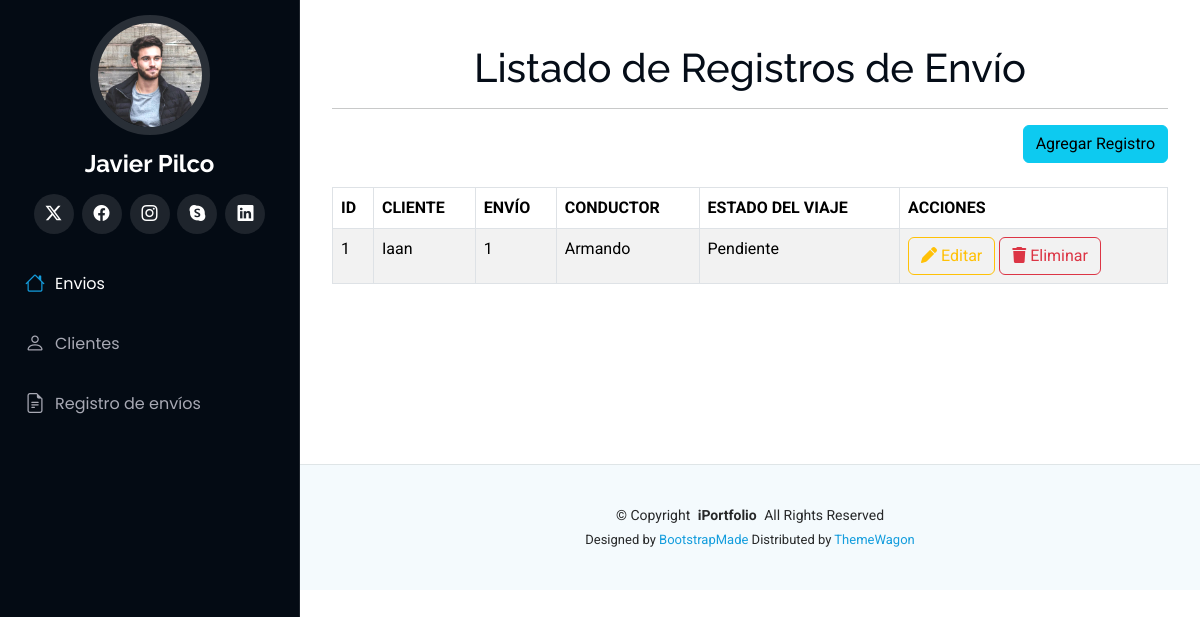
Page /registros on the earlier database version.
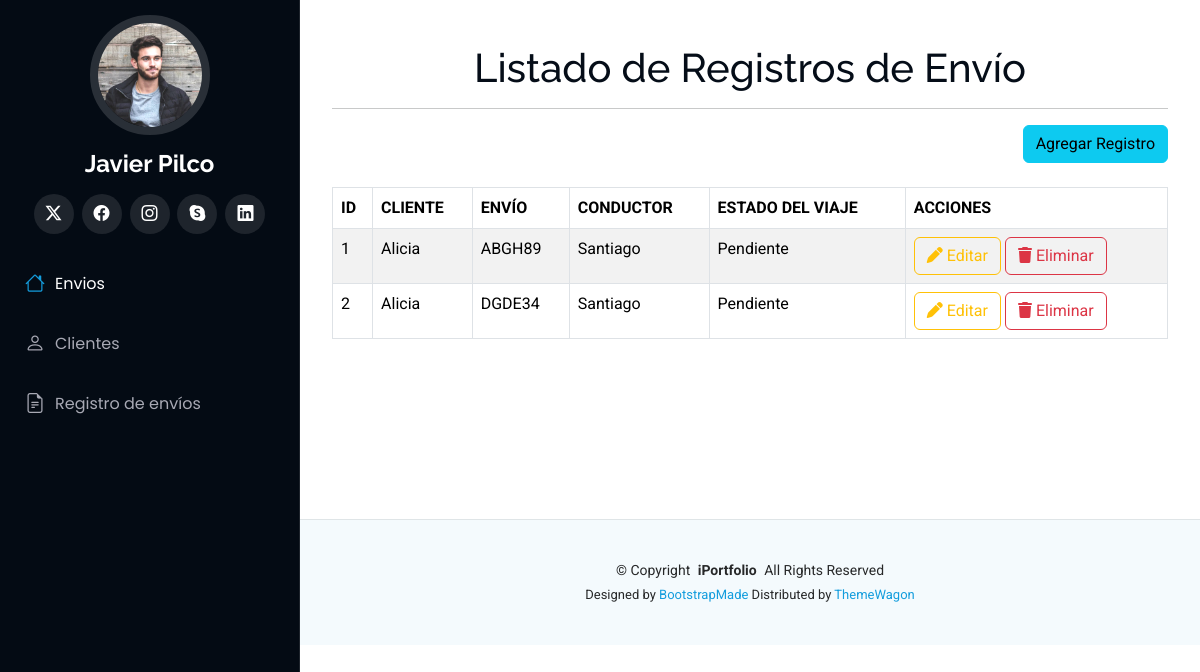
Same page on the later database version.
### Aplicaciones/Logistica/models.py (models this page shows, shortened)
class RegistroEnvio(models.Model):
    envio = models.ForeignKey(Envio, on_delete=models.CASCADE)
    cliente = models.ForeignKey(Cliente, on_delete=models.CASCADE)
    conductor = models.CharField(max_length=100)
    estado_viaje = models.CharField(max_length=100)

class Cliente(models.Model):
    nombre = models.CharField(max_length=100)
    telefono = models.CharField(max_length=15)
    direccion = models.CharField(max_length=200)
    fecha_registro = models.DateField()

class Envio(models.Model):
    codigo = models.CharField(max_length=20, unique=True)
    origen = models.CharField(max_length=100)
    destino = models.CharField(max_length=100)

### Aplicaciones/Logistica/views.py (the view)
# urls.py: path('registros', views.inicioRegistros),
def inicioRegistros(request):
    registros = RegistroEnvio.objects.all()
    return render(request, "inicioRegistros.html", {'registros': registros})

### Aplicaciones/Logistica/templates/inicioRegistros.html (shortened to what this page needs)
{% extends './plantilla.html' %}
{% block contenido %}
<br>
<h1 class="text-center">Listado de Registros de Envío</h1>
<hr>
<div class="row">
    <div class="text-end">
        <a href="/nuevoRegistro" class="btn btn-info text-right">
            Agregar Registro
        </a>
    </div>
</div>
<br>
<table class="table table-bordered table-striped table-hover">
    <thead>
        <tr class="bg-info">
            <th>ID</th>
            <th>CLIENTE</th>
            <th>ENVÍO</th>
            <th>CONDUCTOR</th>
            <th>ESTADO DEL VIAJE</th>
            <th>ACCIONES</th>
        </tr>
    </thead>
    <tbody>
        {% for registro in registros %}
        <tr>
            <td>{{ registro.id }}</td>
            <td>{{ registro.cliente.nombre }}</td>
            <td>{{ registro.envio.codigo }}</td>
            <td>{{ registro.conductor }}</td>
            <td>{{ registro.estado_viaje }}</td>
            <td>
                <a href="/editarRegistro/{{ registro.id }}" class="btn btn-outline-warning">
                    <i class="fa fa-pen"></i> Editar
                </a>
                <a href="#" data-id="{{ registro.id }}" class="btn btn-outline-danger btnEliminar">
                    <i class="fa fa-trash"></i> Eliminar
                </a>
            </td>
        </tr>
        {% endfor %}
    </tbody>
</table>
<br><br><br><br><br><br>
{% endblock %}

### Aplicaciones/Logistica/templates/plantilla.html (shortened to what this page needs)
{% load static %}
<!DOCTYPE html>
<html lang="en">
<head>
  <link href="{% static 'assets/vendor/bootstrap/css/bootstrap.min.css' %}" rel="stylesheet">
  <link href="{% static 'assets/vendor/bootstrap-icons/bootstrap-icons.css' %}" rel="stylesheet">
  <link href="{% static 'assets/vendor/aos/aos.css' %}" rel="stylesheet">
  <link href="{% static 'assets/vendor/glightbox/css/glightbox.min.css' %}" rel="stylesheet">
  <link href="{% static 'assets/vendor/swiper/swiper-bundle.min.css' %}" rel="stylesheet">
  <link rel="stylesheet" href="https://cdnjs.cloudflare.com/ajax/libs/font-awesome/6.4.0/css/all.min.css" />
  <link href="{% static 'assets/css/main.css' %}" rel="stylesheet">
  <link href="{% static 'assets/vendor/bootstrap-icons/bootstrap-icons.css' %}" rel="stylesheet">
</head>
<body class="index-page">
  <header id="header" class="header dark-background d-flex flex-column">
    <div class="profile-img">
      <img src="{% static 'assets/img/my-profile-img.jpg' %}" alt="" class="img-fluid rounded-circle">
    </div>
    <a href="#" class="logo d-flex align-items-center justify-content-center">
      <h1 class="sitename">Javier Pilco</h1>
    </a>
    <div class="social-links text-center">
      <a href="#" class="twitter"><i class="bi bi-twitter-x"></i></a>
      <a href="#" class="facebook"><i class="bi bi-facebook"></i></a>
      <a href="#" class="instagram"><i class="bi bi-instagram"></i></a>
      <a href="#" class="google-plus"><i class="bi bi-skype"></i></a>
      <a href="#" class="linkedin"><i class="bi bi-linkedin"></i></a>
    </div>
    <nav id="navmenu" class="navmenu">
      <ul>
        <li><a href="/envios" class="active"><i class="bi bi-house navicon"></i> Envios</a></li>
        <li><a href="/clientes"><i class="bi bi-person navicon"></i> Clientes</a></li>
        <li><a href="/registros"><i class="bi bi-file-earmark-text navicon"></i> Registro de envíos</a></li>
      </ul>
    </nav>
  </header>
  <main class="main-content">
    <div class="container">
      {% block contenido %}
      {% endblock %}
    </div>
  </main>
  <footer id="footer" class="footer position-relative light-background">
    <div class="container">
      <div class="copyright text-center">
        <p>© <span>Copyright</span> <strong class="px-1 sitename">iPortfolio</strong> <span>All Rights Reserved</span></p>
      </div>
      <div class="credits">
        Designed by <a href="https://bootstrapmade.com/">BootstrapMade</a> Distributed by <a href="https://themewagon.com">ThemeWagon</a>
      </div>
    </div>
  </footer>
</body>
</html>

### Empresa/static/assets/css/main.css (style rules this page uses)
:root { --default-font: "Roboto", system-ui, -apple-system, "Segoe UI", Roboto, "Helvetica Neue", Arial, "Noto Sans", "Liberation Sans", sans-serif, "Apple Color Emoji", "Segoe UI Emoji", "Segoe UI Symbol", "Noto Color Emoji"; --heading-font: "Raleway", sans-serif; --nav-font: "Poppins", sans-serif; }
:root { --background-color: #ffffff; --default-color: #272829; --heading-color: #050d18; --accent-color: #149ddd; --surface-color: #ffffff; --contrast-color: #ffffff; }
:root { --nav-color: #a8a9b4; --nav-hover-color: #ffffff; --nav-mobile-background-color: #040b14; --nav-dropdown-background-color: #040b14; --nav-dropdown-color: #a8a9b4; --nav-dropdown-hover-color: #ffffff; }
.light-background { --background-color: #f4fafd; --surface-color: #ffffff; }
.dark-background { --background-color: #040b14; --default-color: #ffffff; --heading-color: #ffffff; --surface-color: #151f2b; --contrast-color: #ffffff; }
:root { scroll-behavior: smooth; }
body { color: var(--default-color); background-color: var(--background-color); font-family: var(--default-font); }
a { color: var(--accent-color); text-decoration: none; transition: 0.3s; }
h1, h2, h3, h4, h5, h6 { color: var(--heading-color); font-family: var(--heading-font); }
.header { color: var(--default-color); background-color: var(--background-color); position: fixed; top: 0; left: 0; bottom: 0; padding: 0 15px; width: 300px; transition: all ease-in-out 0.3s; overflow-y: auto; z-index: 997; border-right: 1px solid color-mix(in srgb, var(--default-color), transparent 90%); }
.header .profile-img img { margin: 15px auto; display: block; width: 120px; border: 8px solid color-mix(in srgb, var(--default-color), transparent 85%); }
.header .logo { line-height: 1; margin-bottom: 15px; }
.header .logo h1 { font-size: 24px; margin: 0; font-weight: 700; color: var(--heading-color); }
.header .social-links { margin: 0 0 20px 0; }
.header .social-links a { font-size: 16px; display: inline-flex; align-items: center; justify-content: center; background: color-mix(in srgb, var(--default-color), transparent 90%); color: var(--default-color); margin: 0 2px; border-radius: 50%; text-align: center; width: 40px; height: 40px; transition: 0.3s; }
@media (min-width: 1200px) { .header~main, .header~#footer { margin-left: 300px; } }
.navmenu { padding: 0; z-index: 9997; }
.navmenu ul { list-style: none; padding: 0 0 20px 0; margin: 0; }
.navmenu a, .navmenu a:focus { color: var(--nav-color); padding: 15px 10px; font-family: var(--nav-font); font-size: 16px; font-weight: 400; display: flex; align-items: center; white-space: nowrap; transition: 0.3s; width: 100%; }
.navmenu a .navicon, .navmenu a:focus .navicon { font-size: 20px; margin-right: 10px; }
.navmenu a:hover, .navmenu .active, .navmenu .active:focus { color: var(--nav-hover-color); }
.navmenu a:hover .navicon, .navmenu .active .navicon, .navmenu .active:focus .navicon { color: var(--accent-color); }
.footer { color: var(--default-color); background-color: var(--background-color); font-size: 14px; padding: 40px 0; position: relative; border-top: 1px solid color-mix(in srgb, var(--default-color), transparent 90%); }
.footer .copyright p { margin-bottom: 0; }
.footer .credits { margin-top: 4px; font-size: 13px; text-align: center; }

### Aplicaciones/Logistica/templates/plantilla.html (style rules this page uses)
.main-content { margin-left: 300px; padding: 20px; }

Differences in the rows shown:
changed RegistroEnvio id 1: cliente.nombre "Iaan" → "Alicia"; envio.codigo "1" → "ABGH89"; conductor "Armando" → "Santiago"
added RegistroEnvio: id "2", cliente.nombre "Alicia", envio.codigo "DGDE34", conductor "Santiago", estado_viaje "Pendiente"
